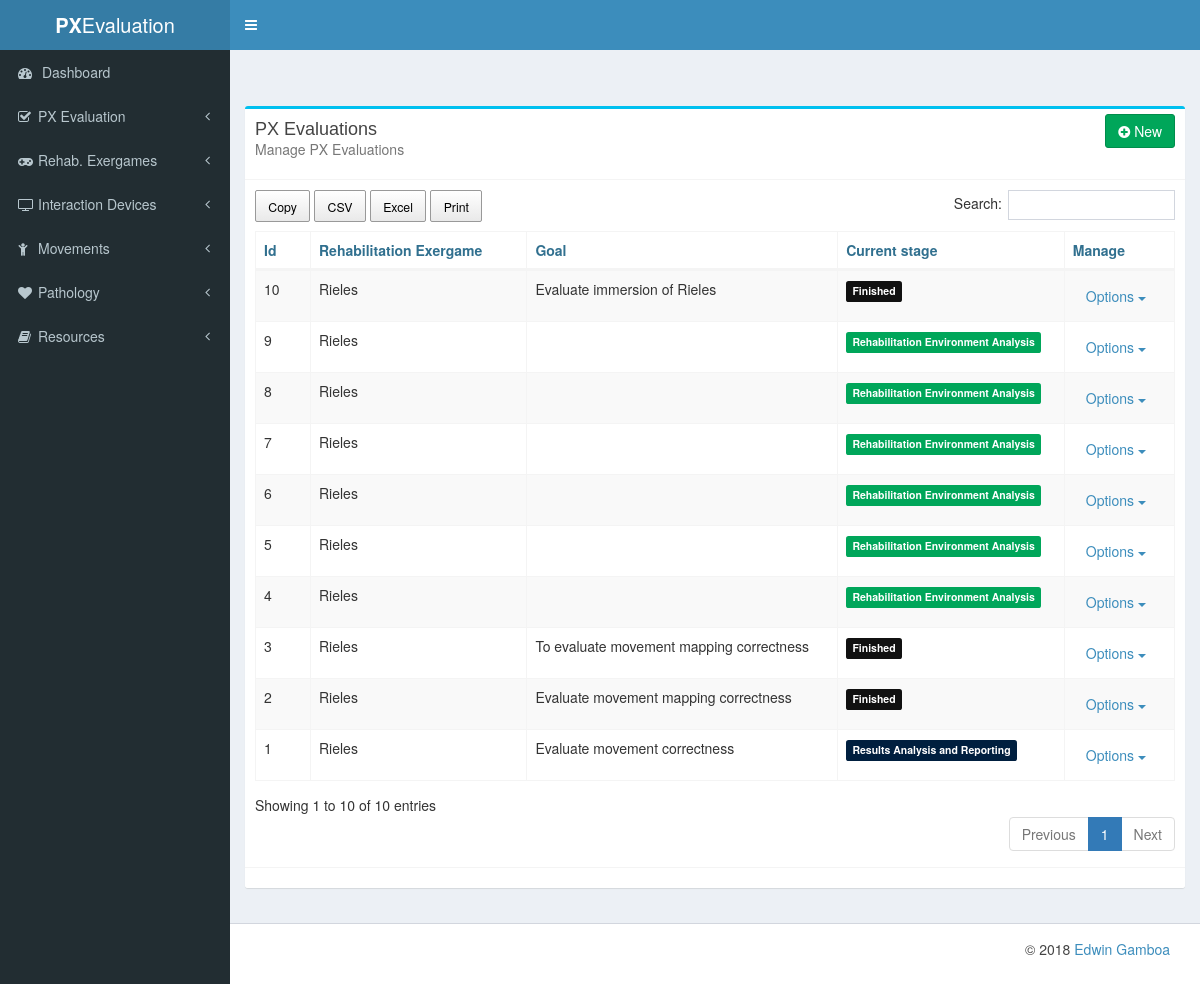
The app's page /px_evaluation/px_evaluations/ with its own data.
### px_evaluation/models.py (models this page shows, shortened)
class PXEvaluation(models.Model):
    date = models.DateTimeField(auto_now_add=True)
    rehab_exergame_characterisation = models.ForeignKey(RehabilitationExergame, blank=True)
    players_characterisation = models.FileField(blank=True, upload_to=get_evaluation_file_path)
    rehabilitation_constraints = models.ManyToManyField(Constraint, blank=True)
    evaluation_goal = models.TextField()
    evaluation_aspects = models.ManyToManyField(Aspect, blank=True)
    evaluation_methods = models.ManyToManyField(Method, blank=True)
    evaluation_instruments = models.ManyToManyField(Instrument, blank=True)
    evaluation_plan = models.FileField(blank=True, upload_to=get_evaluation_file_path)
    evaluation_report = models.FileField(blank=True, upload_to=get_evaluation_file_path)
    current_stage = models.CharField(
        max_length=20,
        default=Constants.ENV_ANALYSIS,
        choices=Constants.EVALUATION_STAGE,
    )

### rehab_exergames/models.py (models this page shows, shortened)
class Game(models.Model):
    name = models.CharField(max_length=140)
    description = models.TextField()
    image = models.ImageField(upload_to=get_image_path, blank=True, null=True)
    status = models.PositiveIntegerField(
        default=Constants.ACTIVE,
        choices=Constants.GAME_STATUS
    )
    input_interaction_devices = models.ManyToManyField(InteractionDevice, related_name="input_devices")
    output_interaction_devices = models.ManyToManyField(InteractionDevice, related_name="output_devices")
    def __str__(self):
        return self.name

### px_evaluation/views.py (the view)
class PXEvaluationList(ListView):
    model = PXEvaluation

### templates/px_evaluation/pxevaluation_list.html (shortened to what this page needs)
{% extends "list_base.html" %}
{% block card_title %}PX Evaluations{% endblock card_title %}
{% block card_description %}Manage PX Evaluations{% endblock card_description%}
{% block table_head %}
    <tr>
        <th>Id</th>
        <th>Rehabilitation Exergame</th>
        <th>Goal</th>
        <th>Current stage</th>
        <th>Manage</th>
    </tr>
{% endblock table_head %}
{% block table_body %}
    {% for object in object_list %}
        <tr>
            <td>{{ object.id }}</td>
            <td>{{ object.rehab_exergame_characterisation }}</td>
            <td>{{ object.evaluation_goal }}</td>
            <td><span class="label
                    {% if object.current_stage == 'rehab_env_analysis' %} label-success
                    {% elif object.current_stage == 'eval_goal_def' %} label-info
                    {% elif object.current_stage == 'aspects_sel' %} label-warning
                    {% elif object.current_stage == 'methods_sel' %} label-primary
                    {% elif object.current_stage == 'instruments_sel' %} bg-purple
                    {% elif  object.current_stage == 'eval_prep' %} bg-maroon
                    {% elif  object.current_stage == 'report' %} bg-navy
                    {% else %} bg-black
                    {% endif %}">{{ object.get_current_stage_display }}</span></td>
            <td>
                <div class="dropdown">
                    <a href="#" class="btn dropdown-toggle" data-toggle="dropdown">
                        Options
                        <b class="caret"></b>
                    </a>
                </div>
            </td>
        </tr>
    {% endfor %}
{% endblock table_body %}
{% block new_url %} {% url 'px_evaluation:new' %} {% endblock new_url %}

### records on screen
PXEvaluation: id "1", rehab_exergame_characterisation "Rieles", evaluation_goal "Evaluate movement correctness", current_stage "Results Analysis and Reporting"
PXEvaluation: id "2", rehab_exergame_characterisation "Rieles", evaluation_goal "Evaluate movement mapping correctness", current_stage "Finished"
PXEvaluation: id "3", rehab_exergame_characterisation "Rieles", evaluation_goal "To evaluate movement mapping correctness", current_stage "Finished"
PXEvaluation: id "4", rehab_exergame_characterisation "Rieles", current_stage "Rehabilitation Environment Analysis"
PXEvaluation: id "5", rehab_exergame_characterisation "Rieles", current_stage "Rehabilitation Environment Analysis"
PXEvaluation: id "6", rehab_exergame_characterisation "Rieles", current_stage "Rehabilitation Environment Analysis"
PXEvaluation: id "7", rehab_exergame_characterisation "Rieles", current_stage "Rehabilitation Environment Analysis"
PXEvaluation: id "8", rehab_exergame_characterisation "Rieles", current_stage "Rehabilitation Environment Analysis"
PXEvaluation: id "9", rehab_exergame_characterisation "Rieles", current_stage "Rehabilitation Environment Analysis"
PXEvaluation: id "10", rehab_exergame_characterisation "Rieles", evaluation_goal "Evaluate immersion of Rieles", current_stage "Finished"
